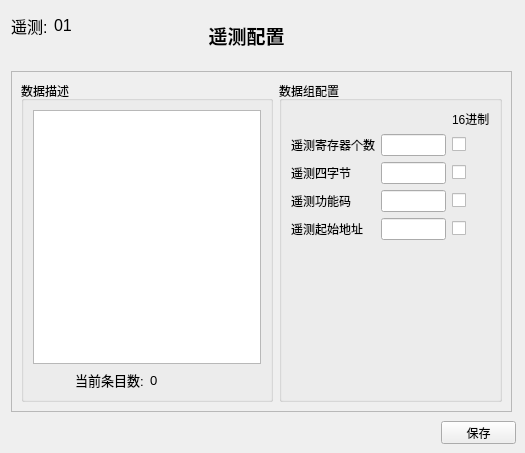
   <widget class="QWidget" name="YCwidget">
    <widget class="QLabel" name="label_5">
     <property name="geometry">
      <rect>
       <x>196</x>
       <y>10</y>
       <width>101</width>
       <height>51</height>
      </rect>
     </property>
     <property name="font">
      <font>
       <family>新宋体</family>
       <pointsize>14</pointsize>
       <weight>75</weight>
       <bold>true</bold>
      </font>
     </property>
     <property name="text">
      <string>遥测配置</string>
     </property>
     <property name="alignment">
      <set>Qt::AlignCenter</set>
     </property>
    </widget>
    <widget class="QPushButton" name="PBycsave">
     <property name="geometry">
      <rect>
       <x>441</x>
       <y>421</y>
       <width>75</width>
       <height>23</height>
      </rect>
     </property>
     <property name="text">
      <string>保存</string>
     </property>
    </widget>
    <widget class="QFrame" name="frame">
     <property name="geometry">
      <rect>
       <x>11</x>
       <y>71</y>
       <width>501</width>
       <height>341</height>
      </rect>
     </property>
     <property name="frameShape">
      <enum>QFrame::StyledPanel</enum>
     </property>
     <property name="frameShadow">
      <enum>QFrame::Raised</enum>
     </property>
     <layout class="QHBoxLayout" name="horizontalLayout">
      <item>
       <widget class="QGroupBox" name="groupBox">
        <property name="title">
         <string>数据描述</string>
        </property>
        <layout class="QVBoxLayout" name="verticalLayout">
         <item>
          <widget class="QPlainTextEdit" name="TEyc">
           <property name="lineWrapMode">
            <enum>QPlainTextEdit::NoWrap</enum>
           </property>
          </widget>
         </item>
         <item>
          <layout class="QHBoxLayout" name="horizontalLayout_6">
           <item alignment="Qt::AlignRight">
            <widget class="QLabel" name="label_4">
             <property name="font">
              <font>
               <pointsize>10</pointsize>
              </font>
             </property>
             <property name="text">
              <string>当前条目数:</string>
             </property>
            </widget>
           </item>
           <item>
            <widget class="QLabel" name="Labelycnum">
             <property name="font">
              <font>
               <pointsize>10</pointsize>
              </font>
             </property>
             <property name="text">
              <string>0</string>
             </property>
            </widget>
           </item>
          </layout>
         </item>
        </layout>
       </widget>
      </item>
      <item>
       <widget class="QGroupBox" name="groupBox_2">
        <property name="maximumSize">
         <size>
          <width>250</width>
          <height>16777215</height>
         </size>
        </property>
        <property name="title">
         <string>数据组配置</string>
        </property>
        <layout class="QGridLayout" name="gridLayout">
         <item row="2" column="0" colspan="3">
          <widget class="QLabel" name="label_6">
           <property name="text">
            <string>遥测寄存器个数</string>
           </property>
          </widget>
         </item>
         <item row="4" column="0">
          <widget class="QLabel" name="label_8">
           <property name="text">
            <string>遥测功能码</string>
           </property>
          </widget>
         </item>
         <item row="1" column="4">
          <widget class="QLabel" name="label_11">
           <property name="maximumSize">
            <size>
             <width>40</width>
             <height>40</height>
            </size>
           </property>
           <property name="text">
            <string>16进制</string>
           </property>
          </widget>
         </item>
         <item row="2" column="4">
          <widget class="QCheckBox" name="CByc1">
           <property name="text">
            <string/>
           </property>
          </widget>
         </item>
         <item row="5" column="4">
          <widget class="QCheckBox" name="CByc4">
           <property name="text">
            <string/>
           </property>
          </widget>
         </item>
         <item row="3" column="3">
          <widget class="QLineEdit" name="LEyc2">
           <property name="alignment">
            <set>Qt::AlignRight|Qt::AlignTrailing|Qt::AlignVCenter</set>
           </property>
          </widget>
         </item>
         <item row="5" column="3">
          <widget class="QLineEdit" name="LEyc4">
           <property name="alignment">
            <set>Qt::AlignRight|Qt::AlignTrailing|Qt::AlignVCenter</set>
           </property>
          </widget>
         </item>
         <item row="2" column="3">
          <widget class="QLineEdit" name="LEyc1">
           <property name="alignment">
            <set>Qt::AlignRight|Qt::AlignTrailing|Qt::AlignVCenter</set>
           </property>
          </widget>
         </item>
         <item row="3" column="4">
          <widget class="QCheckBox" name="CByc2">
           <property name="text">
            <string/>
           </property>
          </widget>
         </item>
         <item row="4" column="4">
          <widget class="QCheckBox" name="CByc3">
           <property name="text">
            <string/>
           </property>
          </widget>
         </item>
         <item row="5" column="0" colspan="2">
          <widget class="QLabel" name="label_9">
           <property name="text">
            <string>遥测起始地址</string>
           </property>
          </widget>
         </item>
         <item row="3" column="0" colspan="2">
          <widget class="QLabel" name="label_7">
           <property name="text">
            <string>遥测四字节</string>
           </property>
          </widget>
         </item>
         <item row="4" column="3">
          <widget class="QLineEdit" name="LEyc3">
           <property name="alignment">
            <set>Qt::AlignRight|Qt::AlignTrailing|Qt::AlignVCenter</set>
           </property>
          </widget>
         </item>
         <item row="6" column="0">
          <spacer name="verticalSpacer">
           <property name="orientation">
            <enum>Qt::Vertical</enum>
           </property>
           <property name="sizeHint" stdset="0">
            <size>
             <width>20</width>
             <height>40</height>
            </size>
           </property>
          </spacer>
         </item>
        </layout>
       </widget>
      </item>
     </layout>
    </widget>
    <widget class="QWidget" name="layoutWidget">
     <property name="geometry">
      <rect>
       <x>10</x>
       <y>10</y>
       <width>81</width>
       <height>31</height>
      </rect>
     </property>
     <layout class="QHBoxLayout" name="horizontalLayout_5">
      <item alignment="Qt::AlignRight">
       <widget class="QLabel" name="label_10">
        <property name="maximumSize">
         <size>
          <width>16777215</width>
          <height>16777215</height>
         </size>
        </property>
        <property name="font">
         <font>
          <pointsize>12</pointsize>
         </font>
        </property>
        <property name="text">
         <string>遥测:</string>
        </property>
       </widget>
      </item>
      <item>
       <widget class="QLabel" name="Labelyc">
        <property name="maximumSize">
         <size>
          <width>16777215</width>
          <height>16777215</height>
         </size>
        </property>
        <property name="font">
         <font>
          <pointsize>12</pointsize>
         </font>
        </property>
        <property name="text">
         <string>01</string>
        </property>
       </widget>
      </item>
     </layout>
    </widget>
   </widget>
